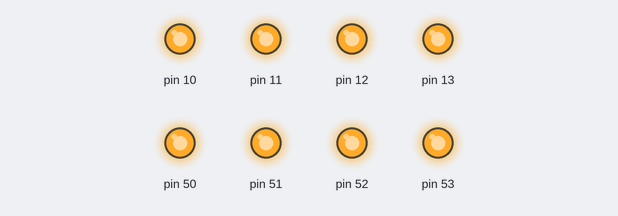
Recording of a sketch running on a simulated Arduino Mega 2560, built with avr-gcc and run on an emulated ATmega2560. On the bench: output pins drawn as LEDs (lit = HIGH).

Above: at 0.2 s.
At 1.7 s:
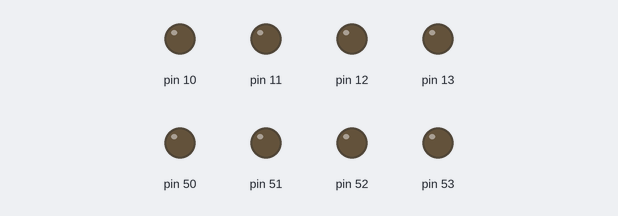
Timing chart, 0 to 3.0 s (numbered marks = the images above):
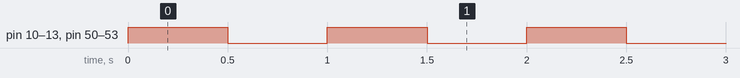

The sketch:

2020-09-22_firstArduinoProjects.ino
```cpp
/**
* Module for using the uC as input and output device
*
* @author Mario Elsnig
* @date LITEC 2010
* @version 1.0
*
* @see I2CMaster.h for description of interface
*/

// the setup function runs once when you press reset or power the board
void setup()
{
	DDRB = 0xff;
}

// the loop function runs over and over again until power down or reset
void loop()
{
	int _time = 500;

	PORTB = 0xff;
	_delay_ms(_time);
	PORTB = 0x00;
	_delay_ms(_time);
}
```

Measured:
- by itself, pin 10–13, pin 50–53: alternates HIGH for 0.50 s and LOW for 0.50 s
